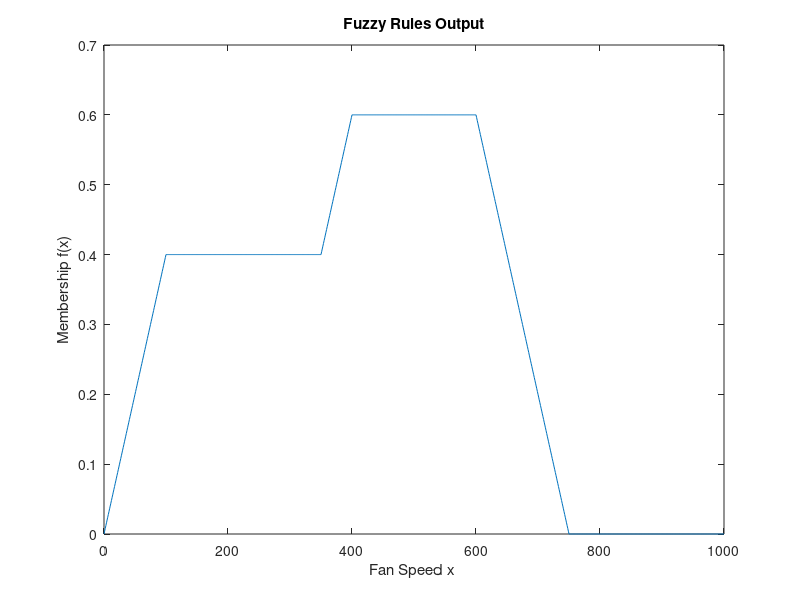

This chart was generated by the following MATLAB code:
%IF-THEN RULE
x=0:1:1000;
 slow_tri=[0 250 500];
medium_tri = [250 500 750];
fast_tri = [500 750 1000];
mf_slow = trimf(x,slow_tri);
mf_medium = trimf(x,medium_tri);
mf_fast  = trimf(x,fast_tri);
% plot(x,mf_slow,x,mf_medium,x,mf_fast);
% title("slow medium fast  triangular membership function");
% xlabel("Fan speed x:  ");
% ylabel("Membirship f(x)");
fuz_cold= 0.4;
fuz_worm = 0.6;
fuz_hot = 0;
conseq1=fuz_cold;
conseq2=fuz_worm;
conseq3=fuz_hot;
res1=min(conseq1,mf_slow);
res2=min(conseq2,mf_medium);
res3=min(conseq3,mf_fast);
result =max(max(res1,res2),res3);
outp= defuzz(x,result,'centroid');
plot(x,result);

title("Fuzzy Rules Output");
xlabel("Fan Speed x " );
ylabel("Membership f(x)");
